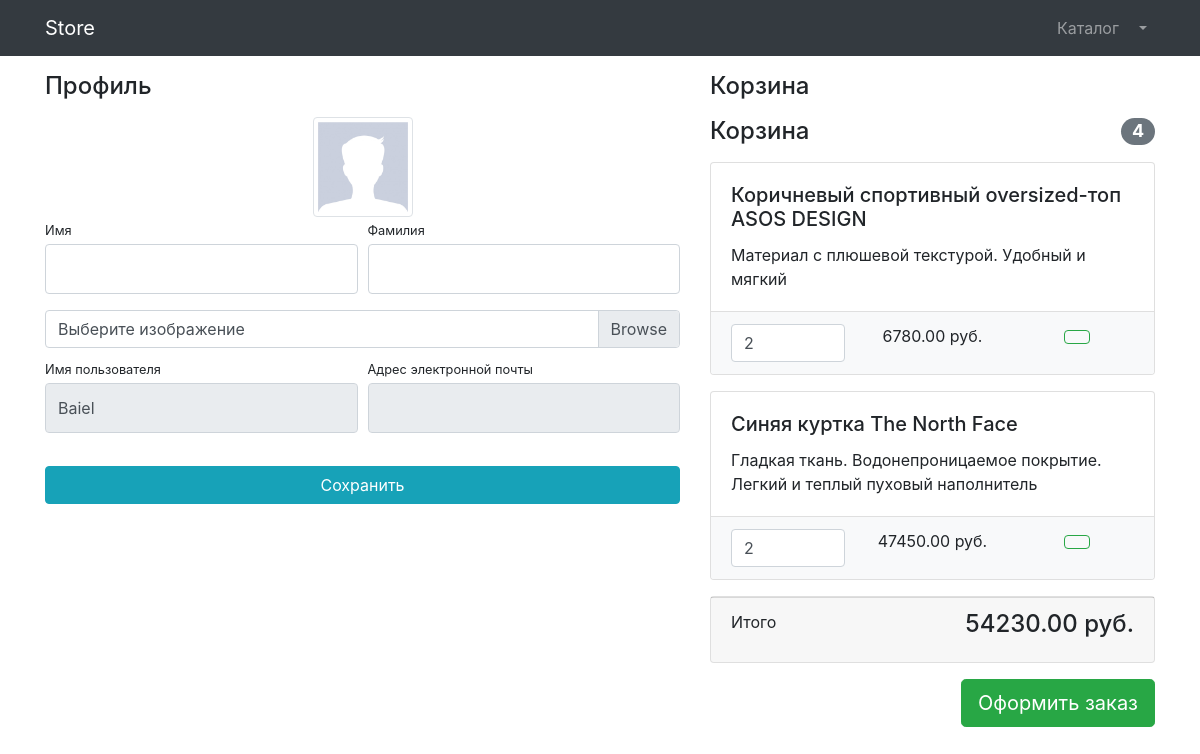
The page /profile/ (signed in) on the database its author committed.
### users/models.py (models this page shows)
class User(AbstractUser):
    image = models.ImageField(upload_to='users_images', null=True, blank=True)

### products/models.py (models this page shows, shortened)
class Basket(models.Model):
    user = models.ForeignKey(to=User, on_delete=models.CASCADE)
    product = models.ForeignKey(to=Products, on_delete=models.CASCADE)
    quantity = models.PositiveSmallIntegerField(default=0)
    created_timestamp = models.DateTimeField(auto_now_add=True)
    objects = BasketQuerySet.as_manager()
    def sum(self):
        return self.product.price * self.quantity

class Products(models.Model):
    title = models.CharField(max_length=150)
    content = models.TextField(null=True, blank=True)
    price = models.DecimalField(max_digits=60, decimal_places=2)
    quantity = models.PositiveIntegerField(default=0)
    image = models.ImageField(upload_to='images')
    category = models.ForeignKey(to=Category, on_delete=models.CASCADE)

### users/views.py (the view)
# urls.py: path('profile/', views.profile, name='profile'),
@login_required
def profile(request):
    if request.method == 'POST':
        form = UserProfileForm(instance = request.user, data=request.POST, files = request.FILES)
        if form.is_valid:
            form.save()
            return HttpResponseRedirect(reverse('profile'))
    else:
        form = UserProfileForm(instance = request.user)
    context = {'form': form, 'baskets': Basket.objects.filter(user=request.user)}
    return render(request, 'users/profile.html', context)

### users/forms.py
class UserProfileForm(UserChangeForm):
    first_name = forms.CharField(widget=forms.TextInput(attrs={
        'class': 'form-control py-4'}))
    last_name = forms.CharField(widget=forms.TextInput(attrs={
        'class': 'form-control py-4'}))
    username = forms.CharField(widget=forms.TextInput(attrs={
        'class': 'form-control py-4', 'readonly': True}))
    email = forms.CharField(widget=forms.EmailInput(attrs={
        'class': 'form-control py-4', 'readonly': True}))
    image = forms.ImageField(widget=forms.FileInput(attrs={
        'class': 'custom-file-input'}), required=False)
    class Meta:
        model = User
        fields = ('first_name', 'last_name', 'image', 'email', 'username')

### products/models.py (called while the page is built)
    def total_sum(self):
        return sum(basket.sum() for basket in self)

    def total_quantity(self):
        return sum(basket.quantity for basket in self)

### users/templates/users/profile.html (shortened to what this page needs)
{% extends 'products/base.html' %}
{% load static %}
{%block css%}
<link href="../vendor/css/profile.css" rel="stylesheet">
{% endblock %}
{%block content%}
<div class="container">
    <div class="row">
        <div class="col-lg-7">
            <h4 class="mt-3 mb-3">Профиль</h4>
            <div class="col-lg-12 text-center">
                <img width="100" height="100"
                     src="{% if user.image %} {{ user.image.url }} {% else %} {% static 'vendor/img/users/default_avatar.jpg' %} {% endif %}"
                     class="img-thumbnail">
            </div>
            <form action="{%url 'profile'%}" method="post" enctype = "multipart/form-data">
                <div class="form-row">
                    <div class="col-lg-6">
                        <div class="form-group">
                            <label class="small mb-1" for="{{ form.first_name.id_for_label }}">Имя</label>
                            {{ form.first_name }}
                        </div>
                    </div>
                    <div class="col-lg-6">
                        <div class="form-group">
                            <label class="small mb-1" for="{{ form.last_name.id_for_label }}">Фамилия</label>
                            {{ form.last_name }}
                        </div>
                    </div>
                </div>
                <div class="form-row mb-2">
                    <div class="col-lg-12">
                        <div class="custom-file">
                            <label class="custom-file-label" for="{{ form.image.id_for_label }}">Выберите изображение</label>
                        </div>
                    </div>
                </div>
                <div class="form-row">
                    <div class="col-lg-6">
                        <label class="small mb-1" for="{{ form.username.id_for_label }}">Имя пользователя</label>
                        {{ form.username }}
                    </div>
                    <div class="col-lg-6">
                        <label class="small mb-1" for="{{ form.email.id_for_label }}">Адрес электронной
                            почты</label>
                        {{ form.email }}
                    </div>
                </div>
                <div class="form-row">
                    <div class="col-lg-12" style="margin-top: 33px;">
                        <input class="btn btn-info btn-block" type="submit" value="Сохранить">
                    </div>
                </div>
            </form>
        </div>
        <div class="col-lg-5">
            {% include 'users/basket.html' %}
        </div>
    </div>
</div>
{% endblock %}

### users/templates/users/basket.html (shortened to what this page needs)
{% if baskets %}
<h4 class="mt-3 mb-3 d-flex justify-content-between align-items-center mb-3">
    Корзина
</h4>
<h4 class="mt-3 mb-3 d-flex justify-content-between align-items-center mb-3">
    Корзина <span class="badge badge-secondary badge-pill">{{ baskets.total_quantity }}</span>
</h4>
{% for basket in baskets %}
<div class="card mb-3">
    <div class="card-body">
        <h5 class="card-title">{{ basket.product.title }}</h5>
        <p class="card-text">{{ basket.product.content }}</p>
    </div>
    <ul class="list-group list-group-flush">
        <li class="list-group-item bg-light">
            <div class="row text-center">
                <div class="col-lg-4">
                    <input name="basketID" type="number" class="form-control"
                            value="{{basket.quantity}}" min="0">
                </div>
                <div class="col-lg-4">{{ basket.sum}} руб.</div>
                <div class="col-lg-4">
                    <a class="btn btn-outline-success", href="{% url 'delete_basket' basket.id %}">
                    </a>
                </div>
            </div>
        </li>
    </ul>
</div>
{% endfor %}
<div class="card mb-3">
    <div class="card-footer">
        <p class="float-left">Итого</p>
        <h4 class="float-right">{{ baskets.total_sum }} руб.</h4>
    </div>
</div>
<a class="btn btn-success btn-lg float-right" href="../orders/order-create.html">
    Оформить заказ
</a>
{% endif %}

### rows shown on the page
User: username "Baiel"
Basket: total_quantity "4", product "Коричневый спортивный oversized-топ ASOS DESIGN", product.content "Материал с плюшевой текстурой. Удобный и мягкий", basketID "2", sum "6780.00", total_sum "54230.00"
Basket: product "Синяя куртка The North Face", product.content "Гладкая ткань. Водонепроницаемое покрытие. Легкий и теплый пуховый наполнитель", basketID "2", sum "47450.00"
